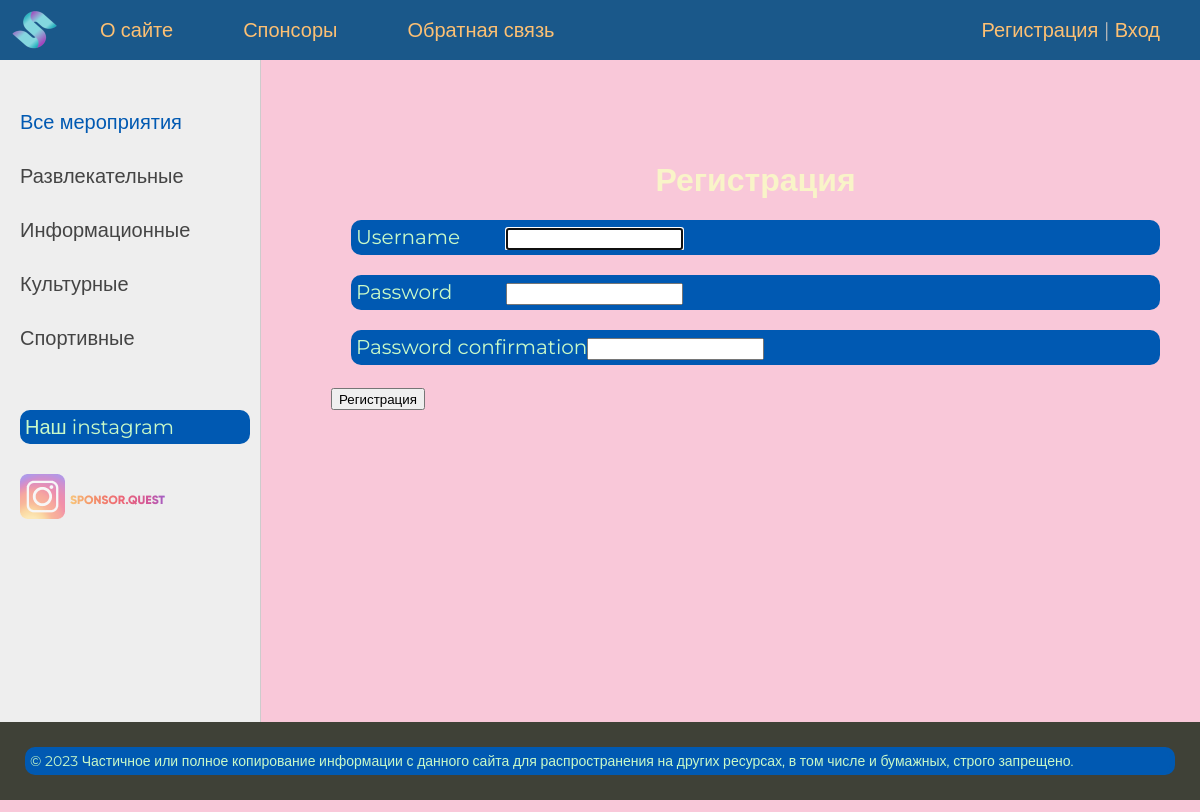
Screenshot of /register/ with the database file from the repository.
### events/models.py (models this page shows, shortened)
class Category(models.Model):
    name = models.CharField(max_length=100, db_index=True)
    class Meta:
        verbose_name = 'Category'
        verbose_name_plural = 'Categories'
    def get_absolute_url(self):
        return reverse('category', kwargs={'cat_id': self.pk})

### events/views.py (the view, shortened to what this page needs)
# urls.py: path('register/', RegisterUser.as_view(), name='register'),
class RegisterUser(DataMixin, CreateView):
    form_class = UserCreationForm
    template_name = 'events/register.html'
    success_url = reverse_lazy('login')
    def get_context_data(self, *, object_list=None, **kwargs):
        context = super().get_context_data(**kwargs)
        c_def = self.get_user_context(title="Регистрация")
        return dict(list(context.items()) + list(c_def.items()))

### events/views.py (called while the page is built)
    def get_user_context(self, **kwargs):
        context = kwargs
        cats = Category.objects.all()
        user_menu = menu.copy()
        if not self.request.user.is_authenticated:
            user_menu.pop(1)
        context['menu'] = user_menu
        context['cats'] = cats
        if 'cat_selected' not in context:
            context['cat_selected'] = 0
        return context

### events/templates/events/register.html (shortened to what this page needs)
{% extends 'events/base.html' %}
{% block content %}
<h1>{{title}}</h1>
<form method="post">
    {% for f in form %}
     <p> <label class="form-label" for="{{f.id_for_label }}">{{ f.label }}</label>{{ f}}</p>
    {% endfor %}
    <button type="submit">Регистрация</button>
</form>
{% endblock %}

### events/templates/events/base.html (shortened to what this page needs)
{% load static %}
<!DOCTYPE html>
<html>
<head>
  <link type="text/css" href="{% static 'events/css/styles.css' %}" rel="stylesheet"/>
</head>
<body>
<table class="table-page" border=0 cellpadding="0" cellspacing="0">
<tr><td valign=top>
{% block mainmenu %}
    <div class="header">
      <ul id="mainmenu" class="mainmenu">
      <li class="logo"><a href="{% url 'home' %}"><div class="logo"></div></a></li>
{% for m in menu %}
      <li><a href="{% url m.url_name %}">{{m.title}}</a></li>
{% endfor %}
          {% if request.user.is_authenticated %}
            <li class="last">{{user.username}} | <a href="{% url 'logout' %}">Выйти</a></li>
          {% else %}
            <li class="last"><a href="{% url 'register' %}">Регистрация</a> | <a href="{% url 'login' %}">Вход</a></li>
          {% endif %}
      </ul>
    </div>
{% endblock mainmenu %}
<table class="table-content" border=0 cellpadding="0" cellspacing="0">
<tr>
  <td valign="top" class="left-chapters">
  <ul id="leftchapters">
{% if cat_selected == 0 %}
    <li class="selected">Все мероприятия</li>
{% else %}
    <li><a href="{% url 'home' %}">Все мероприятия</a> </li>
{% endif %}
{% for c in cats %}
    {% if c.pk == cat_selected %}
      <li class="selected">{{c.name}}</li>
    {% else %}
      <li><a href="{{c.get_absolute_url}}">{{c.name}}</a></li>
    {% endif %}
{% endfor %}
    <li class="share">
    <p>Наш instagram</p>
    <a class="share-yt" href="https://www.instagram.com/sponsor.quest/" target="_blank" rel="nofollow"></a>
    </li>
  </ul>
</td>
<td valign="top" class="content">
  <div class="content-text">
{% block content %}
{% endblock %}
  </div>
</td></tr></table>
</td></tr>
<tr><td valign=top>
  <div id="footer">
    <p>&copy; 2023 Частичное или полное копирование информации с данного сайта для распространения на других ресурсах, в том числе и бумажных, строго запрещено.</p>
  </div>
</td></tr></table>
</body>
</html>

### events/static/events/css/styles.css (style rules this page uses)
html, body { font-family: 'Montserrat'; margin: 0; padding: 0; height: 100%; width: 100%; color: #444; }
body, h1, h2, h3, h4, h5, h6, p, a, button, input, textarea { font-family: 'Montserrat', sans-serif; }
body { background: url(https://i.pinimg.com/originals/b3/9c/0c/b39c0c466fa2e880bcf8b904305041aa.gif) no-repeat center center fixed; background-size: cover; }
a { color: #0059b2; text-decoration: none; }
.table-page { width: 100%; height: 100%; vertical-align: top; }
.table-page tr { height: 100%; }
.header { background: #1a588a; height: 60px; }
.logo { background: url('../images/log.png') no-repeat 10px 5px; width: 70px; height: 60px; }
ul.mainmenu { list-style: none; margin: 0; padding: 0; height: 60px; color: #b8b8b8; font-size: 20px; overflow: hidden; }
ul.mainmenu li { float: left; margin: 18px 40px 0 30px; }
ul.mainmenu li.logo { margin: 0; }
ul.mainmenu li.last { float: right; }
ul.mainmenu li a { color: #fdc073; text-decoration: none; }
.table-content { width: 100%; min-height: 100%; height: 100%; }
.left-chapters { margin: 0; background: #eee; border-right: 1px solid #ccc; min-height: 100%; }
.left-chapters ul { width: 230px; min-height: 100%; margin: 0; padding: 20px 10px 10px 20px; list-style: none; font-size: 20px; }
.left-chapters ul li { margin: 30px 0 0 0; color: #999; }
.left-chapters ul li.selected { color: #0059b2; }
.left-chapters ul li a { color: #444; text-decoration: none; }
.left-chapters ul li.share { margin: 60px 0 0 0; }
.left-chapters ul li.share p { margin: 30px 0 30px 0; }
.left-chapters ul li.share a { display: inline-block; width: 40px; height: 40px; margin: 0 20px 0 0; }
.left-chapters ul li.share a.share-yt { width: 100%; height: 45px; background: url('../images/share_inst.png') no-repeat 0 0 }
.content { padding: 40px 20px 20px 40px; width: 100%; box-sizing: border-box; }
.content-text { margin: 60px 0 0 30px; color: #000; font-size: 20px; font-family: Yandex Sans Display Light; }
.content-text h1 { font-size: 32px; }
#footer { box-sizing: border-box; background: #3F4137; padding: 5px; color: #aaa; font-size: 14px; font-family: Verdana, Geneva, Arial, Helvetica; text-align: left; overflow: hidden; }
.form-label { display: inline-block; min-width: 150px; vertical-align: top; }
.last { margin-right: 15px; }

### events/templates/events/base.html (style rules this page uses)
:root { --pastel-pink: #f9c8d9; --pastel-blue: #c8f9f4; --pastel-yellow: #f9f4c8; --pastel-green: #c8f9c8; }
body { font-family: 'Montserrat', sans-serif; background-color: var(--pastel-pink); color: var(--pastel-blue); font-family: Montserrat, sans-serif; }
h1 { color: var(--pastel-yellow); text-align: center; }
p { color: var(--pastel-green); margin: 20px; }
* { font-family: 'Montserrat', sans-serif !important; }
p { border: 5px solid #0059b2; border-radius: 10px; background-color: #0059b2; overflow: hidden; }

### rows the page displays
Category: name "Развлекательные"
Category: name "Информационные"
Category: name "Культурные"
Category: name "Спортивные"

### other values shown
{{ m.title }} "О сайте" "Спонсоры" "Обратная связь"
{{ title }} "Регистрация"
{{ f.label }} "Username" "Password" "Password confirmation"
